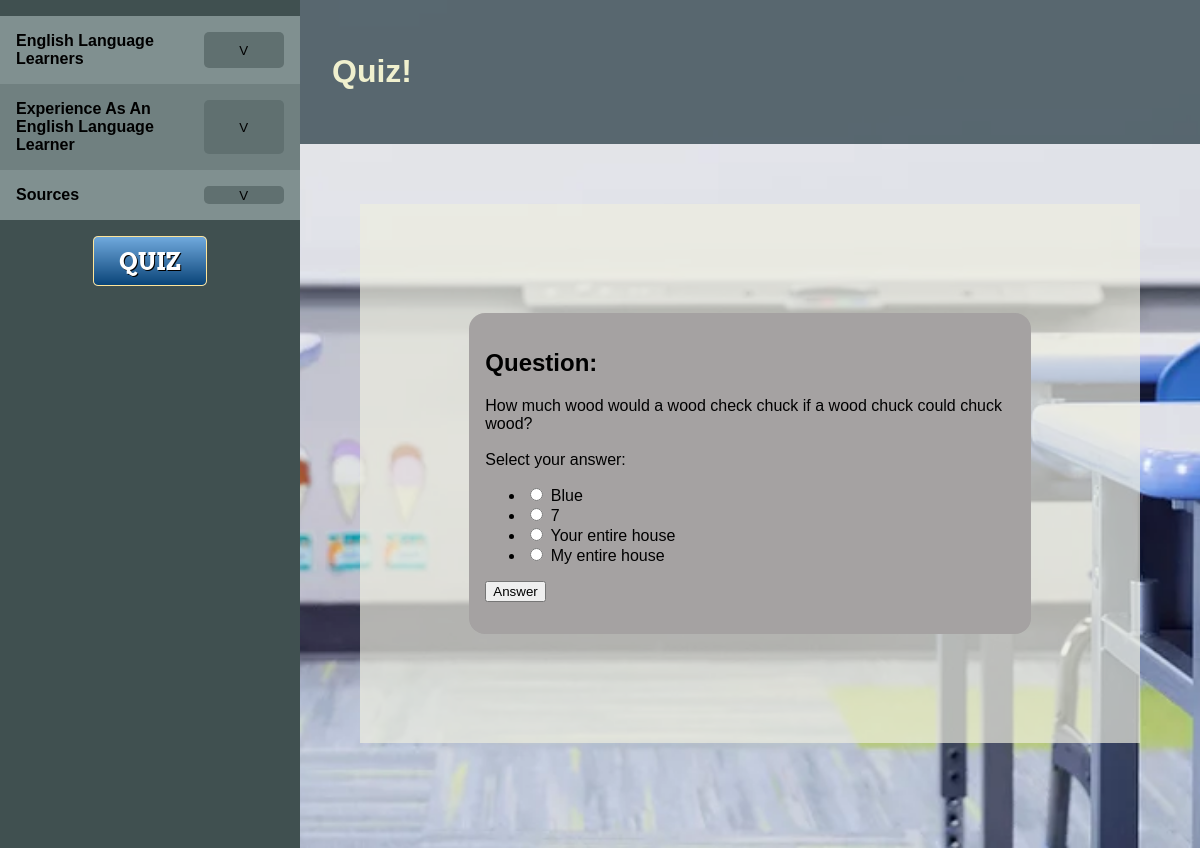
Before: /quiz/random/ with the older database file.
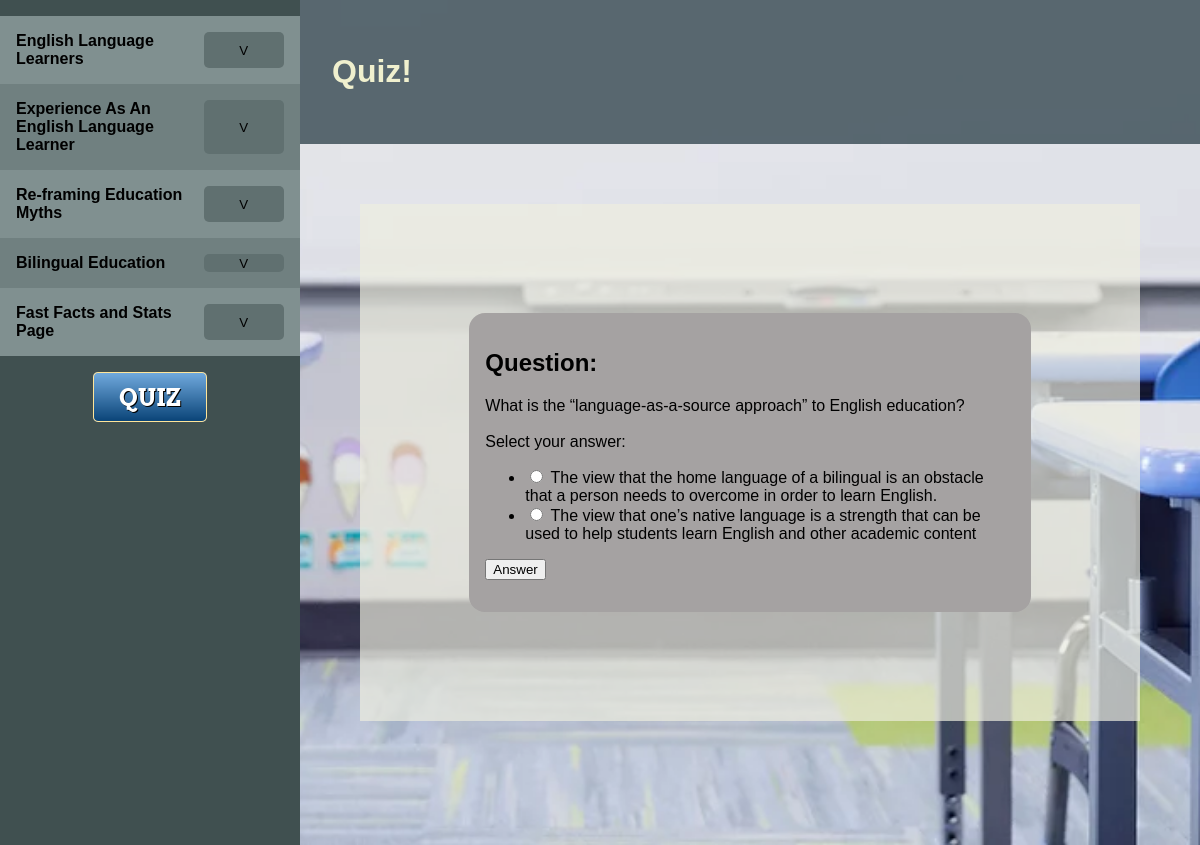
After: the same page with the newer database file.
### articles/models.py (models this page shows)
class Topic(models.Model):
    name = models.CharField(max_length=64)
    index = models.IntegerField(default=-1)
    def __str__(self):
        return self.name
    def subtopics(self):
        return self.subtopic_set.all()

### quiz/models.py (models this page shows)
class Question(models.Model):
    prompt = models.TextField(default = "ERROR: QUESTION MISSING")
    def __str__(self):
        return self.prompt

### quiz/views.py (the view)
# urls.py: path('quiz/', include('quiz.urls')),
def quiz(request):
    context = dict()
    count = Question.objects.aggregate(count=Count('id'))['count']
    random_index = randint(0, count - 1)
    question = Question.objects.all()[random_index]
    if request.method == 'POST':
        context['prev_answer'] = Answer.objects.get(id = request.POST.get('answer'))
    context['form'] = QuizForm(question)
    context['question'] = question
    context['topics'] = Topic.objects.all() # TODO: this feels like tentacles; and also redundent code
    return render(request, "quiz/quiz.html", context=context)

### quiz/forms.py
class QuizForm(forms.Form):
    def __init__(self, question, *args, **kwargs):
        super().__init__(*args, **kwargs)
        answers = question.answer_set.all()
        choices = tuple( (x.id, x) for x in answers )
        self.fields['answer'] = forms.ChoiceField(label="Select your answer", choices=choices, widget=forms.RadioSelect)

### articles/models.py (called while the page is built)
    def __str__(self):
        return self.name

### quiz/models.py (called while the page is built)
    def __str__(self):
        return self.value

### quiz/templates/quiz/quiz.html (shortened to what this page needs)
{% load static %}
<link rel="stylesheet" type="text/css" href="{% static 'quiz/style.css' %}"/>
<link rel="stylesheet" type="text/css" href="{% static 'articles/style.css' %}"/>
{%if topics %}
    {% include "articles/sidebar.html" %}
{% else %}
    <div>
{% endif %}
<div class="pagecontent">
<div class="top">
    <h1>Quiz!</h1>
</div>
<div class="article">
<div class="quizContainer">
<div class="quiz">
    <h2>Question:</h2>
    <span> {{ question }} <br/></span><br/>
    <form action="{% url 'quiz:random_question' %}" method="post">
        {{ form }}
        <input type="submit" value="Answer"/>
    </form>
</div>
</div>
</div>
</div>
</div>

### articles/templates/articles/sidebar.html (shortened to what this page needs)
{% load static %}
<link rel="stylesheet" type="text/css" href="{% static 'articles/sidebar.css' %}"/>
<div class="sidebar">
    <ol>
    {% for topic in topics %}
        <li class="topic" onmouseover="temp_expand_id('subtopic_{{ topic }}')" onmouseout="end_temp_expand_id('subtopic_{{ topic }}')">
            <div class="sb_collapse_top">
                <a href="{% url 'articles:article' topic %}">{{ topic }}</a>
                <button class="sb_collapse" onclick="toggle_collapse_id('subtopic_{{ topic }}')">V</button>
            </div>
        </li>
    {% endfor %}
    </ol>
    <a href="{% url 'quiz:random_question' %}">
        <img src="{% static 'articles/images/button_quiz.png' %}"/>
    </a>
</div>
<div class="rightside">

### quiz/static/quiz/style.css (style rules this page uses)
.quizContainer { padding: 7%; }
.quiz { padding: 16px; margin: 16px; background: #a5a2a2; border-radius: 16px; }

### articles/static/articles/style.css (style rules this page uses)
.top { margin: 0; padding: 32; background-color: #263a44bb; color: #f0f0ce; box-shadow: 4px #000000; }
.pagecontent { background-image: url("/static/articles/images/bg.png"); background-repeat: no-repeat; background-position: center top; background-attachment: fixed; background-size: cover; min-height: 100vh; padding-bottom: 5%; }
.article { margin: 60px; padding-left : 5%; padding-right : 5%; padding-top : 5%; padding-bottom: 5%; background-color: #eeeee0b0; }

### articles/static/articles/sidebar.css (style rules this page uses)
.sidebar { margin: 0%; background-color : #405050; float : left; width : 300px; height : 100%; display : block; overflow-y : scroll; position: fixed; }
.sidebar ol { list-style: none; padding-left: 0; }
.sidebar a { color: #000; text-decoration: none; font-weight: bold; }
.sidebar img { display: block; margin-left: auto; margin-right: auto; }
li.topic { margin-left: 0; width: 100%; }
.sb_collapse_top { background-color: #809090; padding: 16px; display: grid; grid-template-columns: 70% 30%; }
li.topic:nth-child(even) .sb_collapse_top { background: #708080; }
.sb_collapse_top button { background: #607070; -webkit-border-radius: 5px; -moz-border-radius: 5px; border-radius: 5px; border: 0; }
.rightside { margin-left: 300px; }

Changed rows visible on the page:
removed Topic: name "Sources"
removed Question: prompt "How much wood would a wood check chuck if a wood chuck could chuck wood?"
added Topic: name "Re-framing Education Myths"
added Topic: name "Bilingual Education"
added Topic: name "Fast Facts and Stats Page"
added Question: prompt "What is the “language-as-a-source approach” to English education?"
Other visible differences:
form field answer: "☐ Select your answer: ☐ 7 ☐ Your entire house ☐ My entire house" → "☐ Select your answer: ☐ The view that one’s native lan"
text no longer shown: "Select your answer: Blue 7 Your entire house My entire house"
text now shown: "Select your answer: The view that the home language of a bilingual is an obstacle that a person needs to overcome in order to learn English. The view that one’s native language is a strength that can be used to help students learn English and other academic content"
